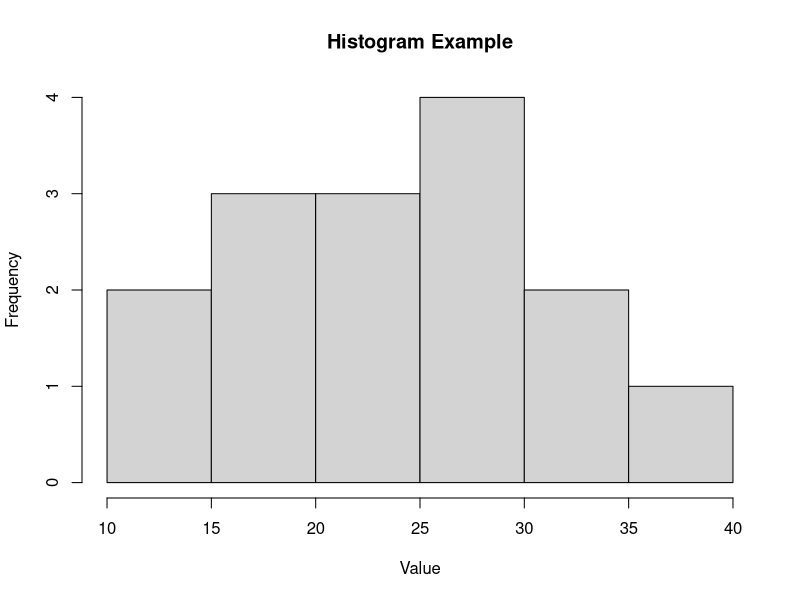

Write the R code that produced this figure.
data <- c(22, 15, 34, 12, 28, 38, 18, 21, 26, 29, 32, 19, 22, 16, 27)
hist(data, main = "Histogram Example", xlab = "Value", ylab = "Frequency")